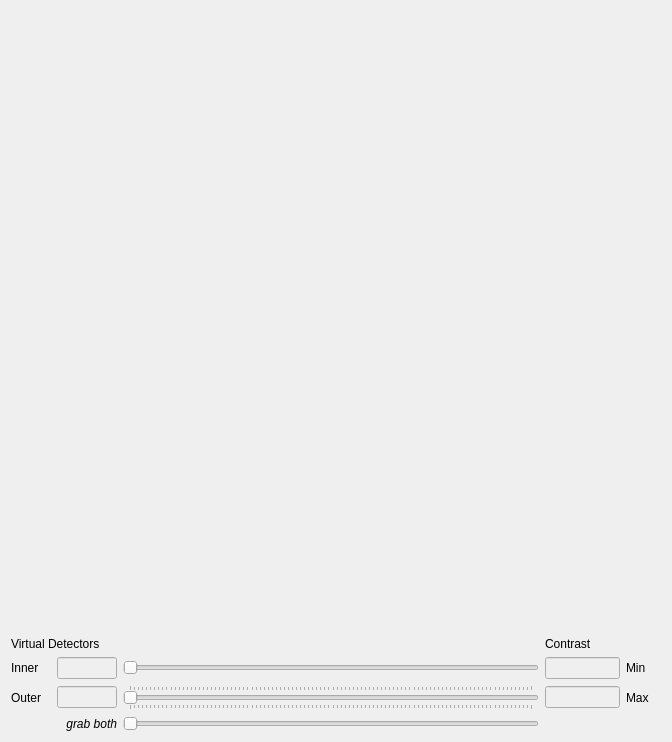
                  <widget class="QWidget" name="tab_data">
                   <attribute name="title">
                    <string>Data Browser</string>
                   </attribute>
                   <layout class="QVBoxLayout" name="verticalLayout_71">
                    <item>
                     <widget class="QLabel" name="lbl_image_output_2">
                      <property name="sizePolicy">
                       <sizepolicy hsizetype="Expanding" vsizetype="Expanding">
                        <horstretch>0</horstretch>
                        <verstretch>0</verstretch>
                       </sizepolicy>
                      </property>
                      <property name="minimumSize">
                       <size>
                        <width>650</width>
                        <height>620</height>
                       </size>
                      </property>
                      <property name="font">
                       <font>
                        <family>Roboto</family>
                        <pointsize>8</pointsize>
                       </font>
                      </property>
                      <property name="text">
                       <string/>
                      </property>
                      <property name="alignment">
                       <set>Qt::AlignCenter</set>
                      </property>
                     </widget>
                    </item>
                    <item>
                     <layout class="QGridLayout" name="gridLayout_7">
                      <item row="1" column="2">
                       <widget class="QSlider" name="slider_angmin_2">
                        <property name="enabled">
                         <bool>false</bool>
                        </property>
                        <property name="orientation">
                         <enum>Qt::Horizontal</enum>
                        </property>
                        <property name="tickPosition">
                         <enum>QSlider::NoTicks</enum>
                        </property>
                       </widget>
                      </item>
                      <item row="1" column="4">
                       <widget class="QLabel" name="label_74">
                        <property name="minimumSize">
                         <size>
                          <width>35</width>
                          <height>0</height>
                         </size>
                        </property>
                        <property name="text">
                         <string>Min</string>
                        </property>
                       </widget>
                      </item>
                      <item row="2" column="4">
                       <widget class="QLabel" name="label_68">
                        <property name="minimumSize">
                         <size>
                          <width>35</width>
                          <height>0</height>
                         </size>
                        </property>
                        <property name="text">
                         <string>Max</string>
                        </property>
                       </widget>
                      </item>
                      <item row="2" column="1">
                       <widget class="QLineEdit" name="lineEdit_angmax_2">
                        <property name="enabled">
                         <bool>false</bool>
                        </property>
                        <property name="sizePolicy">
                         <sizepolicy hsizetype="Minimum" vsizetype="Fixed">
                          <horstretch>0</horstretch>
                          <verstretch>0</verstretch>
                         </sizepolicy>
                        </property>
                        <property name="minimumSize">
                         <size>
                          <width>50</width>
                          <height>0</height>
                         </size>
                        </property>
                        <property name="maximumSize">
                         <size>
                          <width>60</width>
                          <height>16777215</height>
                         </size>
                        </property>
                        <property name="maxLength">
                         <number>6</number>
                        </property>
                        <property name="alignment">
                         <set>Qt::AlignRight|Qt::AlignTrailing|Qt::AlignVCenter</set>
                        </property>
                       </widget>
                      </item>
                      <item row="2" column="3">
                       <widget class="QLineEdit" name="lineEdit_contrast_outputMax_2">
                        <property name="enabled">
                         <bool>false</bool>
                        </property>
                        <property name="maximumSize">
                         <size>
                          <width>75</width>
                          <height>16777215</height>
                         </size>
                        </property>
                        <property name="maxLength">
                         <number>16</number>
                        </property>
                       </widget>
                      </item>
                      <item row="2" column="0">
                       <widget class="QLabel" name="label_73">
                        <property name="minimumSize">
                         <size>
                          <width>40</width>
                          <height>0</height>
                         </size>
                        </property>
                        <property name="maximumSize">
                         <size>
                          <width>35</width>
                          <height>16777215</height>
                         </size>
                        </property>
                        <property name="text">
                         <string>Outer</string>
                        </property>
                       </widget>
                      </item>
                      <item row="3" column="2">
                       <widget class="QSlider" name="slider_bothDetectors_2">
                        <property name="enabled">
                         <bool>false</bool>
                        </property>
                        <property name="orientation">
                         <enum>Qt::Horizontal</enum>
                        </property>
                        <property name="tickPosition">
                         <enum>QSlider::NoTicks</enum>
                        </property>
                       </widget>
                      </item>
                      <item row="1" column="1">
                       <widget class="QLineEdit" name="lineEdit_angmin_2">
                        <property name="enabled">
                         <bool>false</bool>
                        </property>
                        <property name="sizePolicy">
                         <sizepolicy hsizetype="Minimum" vsizetype="Fixed">
                          <horstretch>0</horstretch>
                          <verstretch>0</verstretch>
                         </sizepolicy>
                        </property>
                        <property name="minimumSize">
                         <size>
                          <width>50</width>
                          <height>0</height>
                         </size>
                        </property>
                        <property name="maximumSize">
                         <size>
                          <width>60</width>
                          <height>16777215</height>
                         </size>
                        </property>
                        <property name="maxLength">
                         <number>6</number>
                        </property>
                        <property name="alignment">
                         <set>Qt::AlignRight|Qt::AlignTrailing|Qt::AlignVCenter</set>
                        </property>
                       </widget>
                      </item>
                      <item row="1" column="3">
                       <widget class="QLineEdit" name="lineEdit_contrast_outputMin_2">
                        <property name="enabled">
                         <bool>false</bool>
                        </property>
                        <property name="maximumSize">
                         <size>
                          <width>75</width>
                          <height>16777215</height>
                         </size>
                        </property>
                        <property name="maxLength">
                         <number>16</number>
                        </property>
                       </widget>
                      </item>
                      <item row="0" column="3">
                       <widget class="QLabel" name="label_70">
                        <property name="text">
                         <string>Contrast</string>
                        </property>
                       </widget>
                      </item>
                      <item row="3" column="0" colspan="2">
                       <widget class="QLabel" name="label_71">
                        <property name="font">
                         <font>
                          <family>Arial</family>
                          <italic>true</italic>
                         </font>
                        </property>
                        <property name="text">
                         <string>grab both</string>
                        </property>
                        <property name="alignment">
                         <set>Qt::AlignRight|Qt::AlignTrailing|Qt::AlignVCenter</set>
                        </property>
                       </widget>
                      </item>
                      <item row="1" column="0">
                       <widget class="QLabel" name="label_69">
                        <property name="minimumSize">
                         <size>
                          <width>40</width>
                          <height>0</height>
                         </size>
                        </property>
                        <property name="maximumSize">
                         <size>
                          <width>35</width>
                          <height>16777215</height>
                         </size>
                        </property>
                        <property name="text">
                         <string>Inner</string>
                        </property>
                       </widget>
                      </item>
                      <item row="2" column="2">
                       <widget class="QSlider" name="slider_angmax_2">
                        <property name="enabled">
                         <bool>false</bool>
                        </property>
                        <property name="orientation">
                         <enum>Qt::Horizontal</enum>
                        </property>
                        <property name="tickPosition">
                         <enum>QSlider::TicksBothSides</enum>
                        </property>
                        <property name="tickInterval">
                         <number>1</number>
                        </property>
                       </widget>
                      </item>
                      <item row="0" column="0" colspan="2">
                       <widget class="QLabel" name="label_72">
                        <property name="text">
                         <string>Virtual Detectors</string>
                        </property>
                       </widget>
                      </item>
                     </layout>
                    </item>
                   </layout>
                  </widget>
